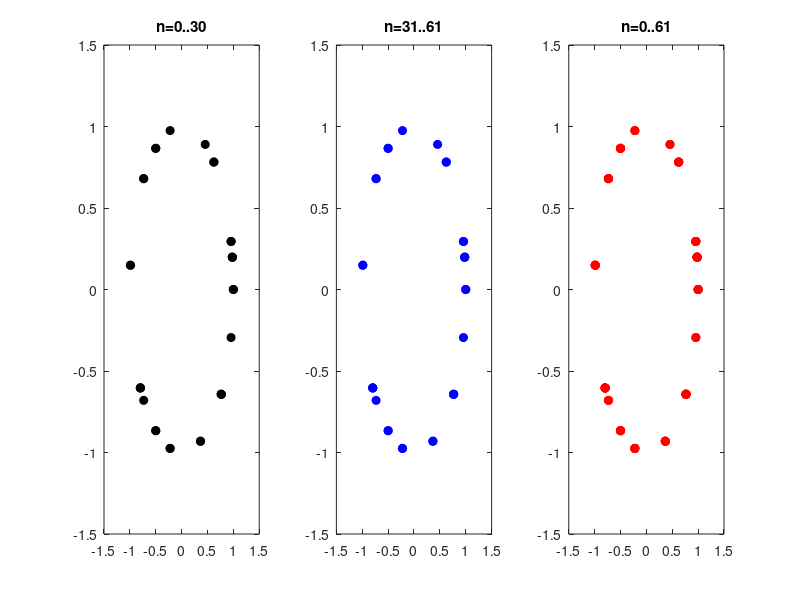

Write the MATLAB code that produced this figure.
% https://www.sharetechnote.com/html/Handbook_LTE_PSS.html

clear all;

 

u_shift = [25 29 34];

 

NID = 0;

 

d_u = [];

 

for n = 0:61

    

    u = u_shift(NID+1);

    

    if n <= 30

        d = exp(-j*pi*u*n*(n+1)/63);    

    else

         d = exp(-j*pi*u*(n+1)*(n+2)/63);   

    end;

    

    d_u = [d_u d];

 

end;

 

subplot(1,3,1);

plot(real(d_u(1:31)),imag(d_u(1:31)),'ko','MarkerFaceColor',[0 0 0]);

axis([-1.5 1.5 -1.5 1.5]);

title('n=0..30');

 

subplot(1,3,2);

plot(real(d_u(32:62)),imag(d_u(32:62)),'bo','MarkerFaceColor',[0 0 1]);

axis([-1.5 1.5 -1.5 1.5]);

title('n=31..61');

 

subplot(1,3,3);

plot(real(d_u(1:62)),imag(d_u(1:62)),'ro','MarkerFaceColor',[1 0 0]);

axis([-1.5 1.5 -1.5 1.5]);

title('n=0..61');